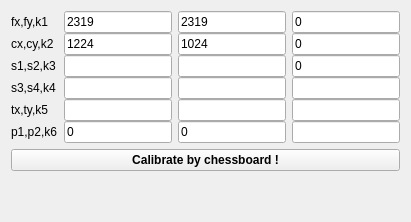
     <widget class="QWidget" name="tab_5">
      <attribute name="title">
       <string>Calibration2</string>
      </attribute>
      <layout class="QVBoxLayout" name="verticalLayout_9">
       <item>
        <layout class="QGridLayout" name="gridLayout_11">
         <property name="verticalSpacing">
          <number>0</number>
         </property>
         <item row="0" column="1">
          <widget class="QLineEdit" name="lineEdit_fx_2">
           <property name="text">
            <string>2319</string>
           </property>
          </widget>
         </item>
         <item row="0" column="2">
          <widget class="QLineEdit" name="lineEdit_fy_2">
           <property name="text">
            <string>2319</string>
           </property>
          </widget>
         </item>
         <item row="1" column="2">
          <widget class="QLineEdit" name="lineEdit_cy_2">
           <property name="text">
            <string>1024</string>
           </property>
          </widget>
         </item>
         <item row="2" column="0">
          <widget class="QLabel" name="label_66">
           <property name="text">
            <string>s1,s2,k3</string>
           </property>
          </widget>
         </item>
         <item row="5" column="1">
          <widget class="QLineEdit" name="lineEdit_p1_2">
           <property name="text">
            <string>0</string>
           </property>
          </widget>
         </item>
         <item row="3" column="0">
          <widget class="QLabel" name="label_67">
           <property name="text">
            <string>s3,s4,k4</string>
           </property>
          </widget>
         </item>
         <item row="0" column="0">
          <widget class="QLabel" name="label_64">
           <property name="text">
            <string>fx,fy,k1</string>
           </property>
          </widget>
         </item>
         <item row="4" column="0">
          <widget class="QLabel" name="label_68">
           <property name="text">
            <string>tx,ty,k5</string>
           </property>
          </widget>
         </item>
         <item row="5" column="0">
          <widget class="QLabel" name="label_69">
           <property name="text">
            <string>p1,p2,k6</string>
           </property>
          </widget>
         </item>
         <item row="1" column="1">
          <widget class="QLineEdit" name="lineEdit_cx_2">
           <property name="text">
            <string>1224</string>
           </property>
          </widget>
         </item>
         <item row="5" column="2">
          <widget class="QLineEdit" name="lineEdit_p2_2">
           <property name="text">
            <string>0</string>
           </property>
          </widget>
         </item>
         <item row="1" column="0">
          <widget class="QLabel" name="label_65">
           <property name="text">
            <string>cx,cy,k2</string>
           </property>
          </widget>
         </item>
         <item row="0" column="3">
          <widget class="QLineEdit" name="lineEdit_k1_2">
           <property name="text">
            <string>0</string>
           </property>
          </widget>
         </item>
         <item row="2" column="1">
          <widget class="QLineEdit" name="lineEdit_s1_2"/>
         </item>
         <item row="1" column="3">
          <widget class="QLineEdit" name="lineEdit_k2_2">
           <property name="text">
            <string>0</string>
           </property>
          </widget>
         </item>
         <item row="2" column="3">
          <widget class="QLineEdit" name="lineEdit_k3_2">
           <property name="text">
            <string>0</string>
           </property>
          </widget>
         </item>
         <item row="3" column="3">
          <widget class="QLineEdit" name="lineEdit_k4_2"/>
         </item>
         <item row="4" column="3">
          <widget class="QLineEdit" name="lineEdit_k5_2"/>
         </item>
         <item row="5" column="3">
          <widget class="QLineEdit" name="lineEdit_k6_2"/>
         </item>
         <item row="2" column="2">
          <widget class="QLineEdit" name="lineEdit_s2_2"/>
         </item>
         <item row="3" column="1">
          <widget class="QLineEdit" name="lineEdit_s3_2"/>
         </item>
         <item row="3" column="2">
          <widget class="QLineEdit" name="lineEdit_s4_2"/>
         </item>
         <item row="4" column="1">
          <widget class="QLineEdit" name="lineEdit_tx_2"/>
         </item>
         <item row="4" column="2">
          <widget class="QLineEdit" name="lineEdit_ty_2"/>
         </item>
        </layout>
       </item>
       <item>
        <layout class="QHBoxLayout" name="horizontalLayout_15">
         <item>
          <widget class="QPushButton" name="pB_calibrate_2">
           <property name="font">
            <font>
             <bold>true</bold>
            </font>
           </property>
           <property name="text">
            <string>Calibrate by chessboard !</string>
           </property>
          </widget>
         </item>
        </layout>
       </item>
       <item>
        <spacer name="verticalSpacer_4">
         <property name="orientation">
          <enum>Qt::Vertical</enum>
         </property>
         <property name="sizeHint" stdset="0">
          <size>
           <width>20</width>
           <height>40</height>
          </size>
         </property>
        </spacer>
       </item>
      </layout>
     </widget>
